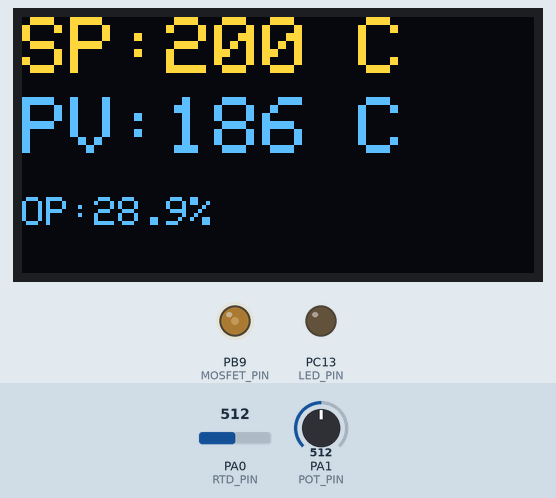
This sketch was run on a simulated STM32 Blue Pill. On the bench: 128×64 one-colour display, output pins drawn as LEDs (lit = HIGH). The test bench sets the inputs (shaded band); at power-on: PA0 (RTD_PIN) = 512, PA1 (POT_PIN) = 512 (analog values on the 0–1023 scale). The OLED is the two-colour kind (top 16 rows yellow); what the sketch prints to the serial monitor is not drawn.

Above: at 2.27 s.
2.3 s: PA0 (RTD_PIN) set to 716
At 3.8 s:
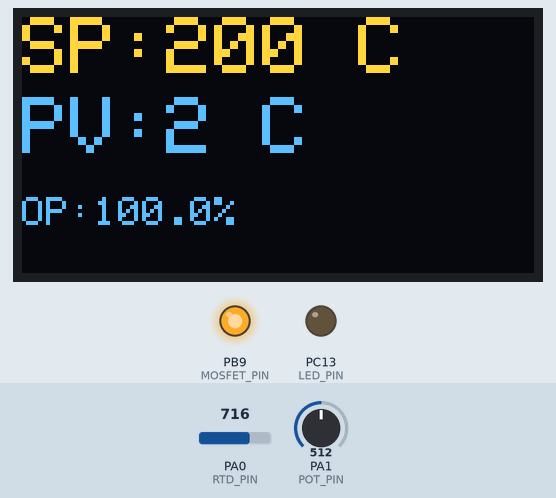
4.1 s: PA0 (RTD_PIN) set to 122
At 5.5 s:
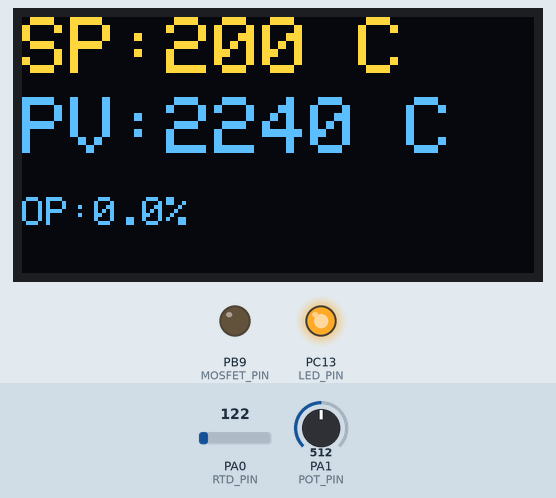
5.7 s: PA1 (POT_PIN) set to 716
At 6.9 s:
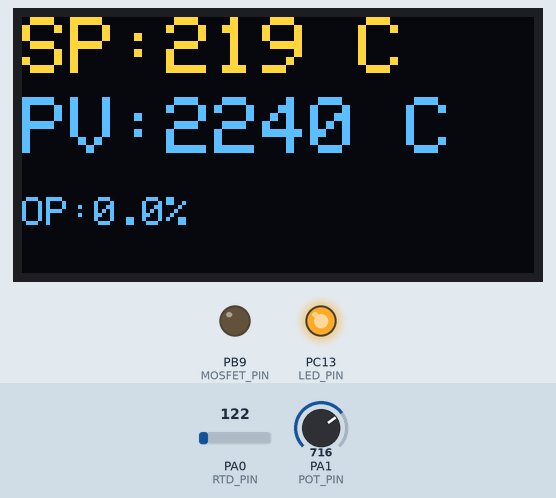
7.2 s: PA0 (RTD_PIN) set to 511
At 7.96 s:
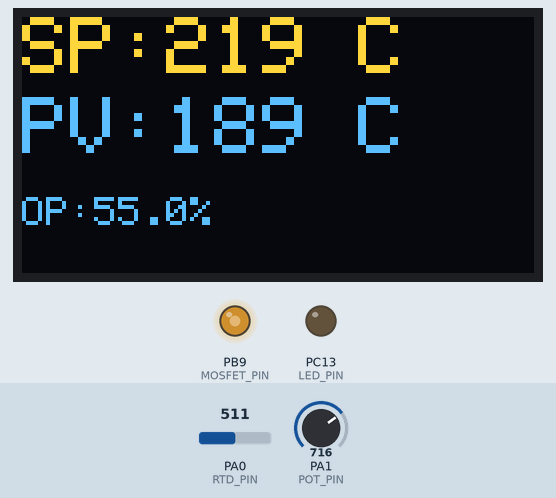
9.5 s: PA1 (POT_PIN) set to 900
At 10.8 s:
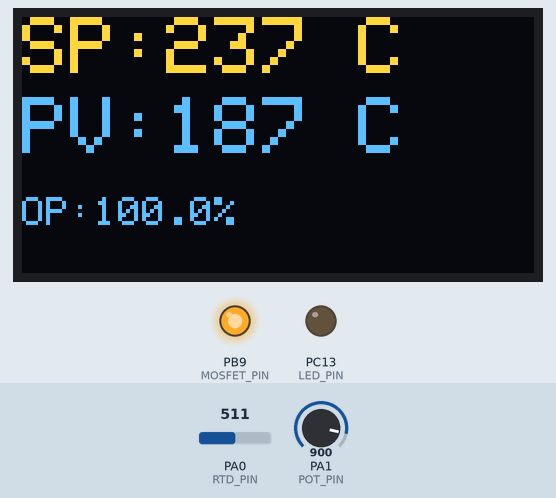
11.1 s: PA1 (POT_PIN) set to 890
At 12.4 s:
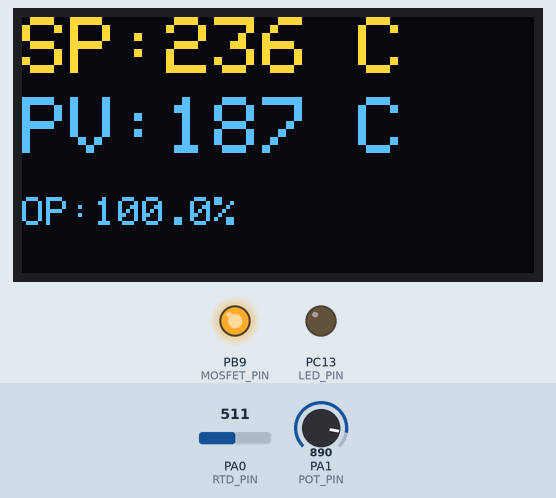
Timing chart, 0 to 13.7 s (numbered marks = the images above; inputs shaded):
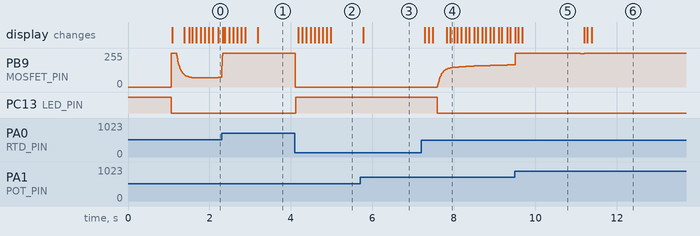

The sketch:

hakko_soldering_pi_firmware.ino
```cpp
#include <Arduino.h>
#include <SPI.h>
#include <Wire.h>
#include <Adafruit_GFX.h>
#include <Adafruit_SH110X.h>

// ------------------ Pin Definitions ------------------
#define RTD_PIN A0
#define POT_PIN PA1
#define MOSFET_PIN PB9
#define LED_PIN PC13

#define R_PULLDOWN 100.0
#define V_REF 3.3

// ------------------ OLED Setup ------------------
#define I2C_ADDRESS 0x3c
#define SCREEN_WIDTH 128
#define SCREEN_HEIGHT 64
#define OLED_RESET -1
Adafruit_SH1106G display = Adafruit_SH1106G(SCREEN_WIDTH, SCREEN_HEIGHT, &Wire, OLED_RESET);

// ------------------ Control Variables ------------------
float target_rtd = 0.0;
float current_temp = 25.0;
float current_rtd = 50.0;
float filtered_rtd = 50.0;
HardwareTimer *pwmTimer;
HardwareTimer *controlTimer;
uint32_t pwmChannel;

const float Kp = 2 * 0.029;  //2x for using with 12V supply
const float Ki = 2 * 0.00245;
const float Ts = 0.01;  // 100 Hz

float error = 0, error_prev = 0;
float integral = 0;
float pwm_duty = 0;
float filtered_temp = 25.0;
// ------------------ OLED Display Timer ------------------
unsigned long lastDisplayUpdate = 0;
unsigned long displayIntervalMs = 100;  // 10 Hz = every 100 ms

void updateSetpoint() {
  int potValue = analogRead(POT_PIN);
  float setTemp = map(potValue, 0, 4095, 150, 250);
  float slope = (120.0 - 50.0) / (250.0 - 25.0);  // RTD ohm per °C
  target_rtd = 50.0 + slope * (setTemp - 25.0);
}

void controlLoop() {
  updateSetpoint();

  int adc = analogRead(RTD_PIN);
  float vOut = (adc / 4095.0f) * V_REF;
  current_rtd = (vOut > 0.001) ? R_PULLDOWN * (V_REF / vOut - 1.0f) : 9999.0;
  filtered_rtd = 0.9 * filtered_rtd + 0.1 * current_rtd;

  float slope = (250.0 - 25.0) / (120.0 - 50.0);  // °C per ohm
  current_temp = 25.0 + slope * (current_rtd - 50.0);
  filtered_temp = 0.9 * filtered_temp + 0.1 * current_temp;

  error = target_rtd - filtered_rtd;
  float u_P = Kp * error;
  integral += Ki * (error + error_prev) / 2 * Ts;
  float u_I = integral;
  error_prev = error;

  if (u_P > 1.0f) {
    u_P = 1.0f;
  }
  if ((u_P + u_I) > 1.0f) {
    u_I = 1.0f - u_P;
  }
  if (u_P < 0.0f) {
    u_P = 0.0f;
  }
  if ((u_P + u_I) < 0.0f) {
    u_I = 0 - u_P;
  }

  float u = u_P + u_I;
  integral = u_I;
  pwm_duty = constrain(u * 100.0f, 0.0f, 100.0f);

  pwmTimer->setCaptureCompare(pwmChannel, pwm_duty, PERCENT_COMPARE_FORMAT);
  digitalWrite(LED_PIN, pwm_duty > 0 ? LOW : HIGH);

  Serial.print("SP_R: ");
  Serial.print(target_rtd, 2);
  Serial.print(", PV_R: ");
  Serial.print(current_rtd, 2);
  Serial.print(", OP: ");
  Serial.println(pwm_duty, 1);
}

void setup() {
  Serial.begin(115200);

  pinMode(LED_PIN, OUTPUT);
  pinMode(MOSFET_PIN, OUTPUT);
  analogReadResolution(12);
  digitalWrite(LED_PIN, HIGH);

  display.begin(I2C_ADDRESS, true);
  display.clearDisplay();
  display.setTextSize(1);
  display.setTextColor(SH110X_WHITE);
  display.setCursor(0, 0);
  display.println("Heater Controller");
  display.display();
  delay(1000);

  TIM_TypeDef *pwmInstance = (TIM_TypeDef *)pinmap_peripheral(digitalPinToPinName(MOSFET_PIN), PinMap_PWM);
  pwmChannel = STM_PIN_CHANNEL(pinmap_function(digitalPinToPinName(MOSFET_PIN), PinMap_PWM));
  pwmTimer = new HardwareTimer(pwmInstance);
  pwmTimer->setPWM(pwmChannel, MOSFET_PIN, 1000, 0.0);

  controlTimer = new HardwareTimer(TIM3);
  controlTimer->setOverflow(10000, MICROSEC_FORMAT);
  controlTimer->attachInterrupt(controlLoop);
  controlTimer->resume();
}

void loop() {
  unsigned long now = millis();
  if (now - lastDisplayUpdate >= displayIntervalMs) {
    lastDisplayUpdate = now;

    float sp_temp = (target_rtd - 50.0) / 0.3111 + 25.0;

    display.clearDisplay();

    // Bigger text for SP and PV
    display.setTextSize(2);
    display.setCursor(0, 0);
    display.print("SP:");
    display.print(sp_temp, 0);
    display.print(" C");

    display.setCursor(0, 20);
    display.print("PV:");
    display.print(filtered_temp, 0);
    display.print(" C");

    // Smaller text for OP
    display.setTextSize(1);
    display.setCursor(0, 45);
    display.print("OP:");
    display.print(pwm_duty, 1);
    display.println("%");

    display.display();
  }
}
```

Measured:
- after the input at 4.1 s, PB9 (MOSFET_PIN): 255/255 → 0/255 at once; PC13 (LED_PIN): LOW → HIGH at once; the display: first changes after 0.08 s (image 2 shows a later state)
- after the input at 5.7 s, the display: changes after 0.08 s (image 3)
- after the input at 7.2 s, PB9 (MOSFET_PIN): moves from 0/255 to 168/255 over 1.7 s, starting after 0.40 s; PC13 (LED_PIN): HIGH → LOW after 0.40 s; the display: first changes after 0.08 s (image 4 shows a later state)
- after the input at 11.1 s, PB9 (MOSFET_PIN): 255/255 → 249/255 at once, → 252/255 0.10 s later, → 255/255 0.14 s later; the display: first changes after 0.11 s (image 6 shows a later state)
